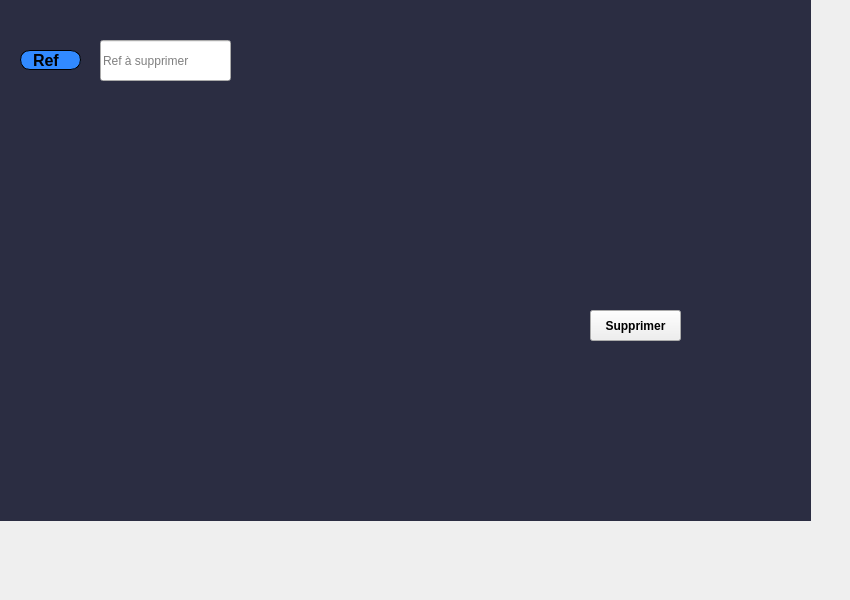
     <widget class="QWidget" name="tab_7">
      <attribute name="title">
       <string>Supprimer</string>
      </attribute>
      <widget class="QLabel" name="label_28">
       <property name="geometry">
        <rect>
         <x>-30</x>
         <y>-70</y>
         <width>841</width>
         <height>591</height>
        </rect>
       </property>
       <property name="styleSheet">
        <string notr="true">background-color: rgb(43, 45, 66);</string>
       </property>
       <property name="text">
        <string/>
       </property>
       <property name="pixmap">
        <pixmap resource="ressources.qrc">:/images/img/imf.jpg</pixmap>
       </property>
      </widget>
      <widget class="QLabel" name="label_29">
       <property name="geometry">
        <rect>
         <x>20</x>
         <y>50</y>
         <width>61</width>
         <height>20</height>
        </rect>
       </property>
       <property name="font">
        <font>
         <family>Arial</family>
         <pointsize>12</pointsize>
         <weight>75</weight>
         <italic>false</italic>
         <bold>true</bold>
        </font>
       </property>
       <property name="styleSheet">
        <string notr="true">border: 1px solid black;
border-radius: 10px;
padding: 0 8px;
background: #318aff;
font: bold, &quot;Arial&quot;;;
text-align:center;</string>
       </property>
       <property name="text">
        <string>Ref</string>
       </property>
      </widget>
      <widget class="QPushButton" name="pushButton_supprimer">
       <property name="geometry">
        <rect>
         <x>590</x>
         <y>310</y>
         <width>91</width>
         <height>31</height>
        </rect>
       </property>
       <property name="font">
        <font>
         <family>Arial</family>
         <pointsize>9</pointsize>
         <weight>75</weight>
         <italic>false</italic>
         <bold>true</bold>
        </font>
       </property>
       <property name="styleSheet">
        <string notr="true">#pushButton_supprimer{
font: bold, &quot;Arial&quot;;;     background-color: qlineargradient(x1: 0, y1: 0, x2: 0, y2: 1,
                                       stop: 0 #dadbde, stop: 1 #f6f7fa);
}
#pushButton_supprimer:pressed {
font: bold, &quot;Arial&quot;;;     background-color: qlineargradient(x1: 0, y1: 0, x2: 0, y2: 1,
                                       stop: 0 #dadbde, stop: 1 #fff07b);}</string>
       </property>
       <property name="text">
        <string>Supprimer</string>
       </property>
       <property name="icon">
        <iconset resource="ressources.qrc">
         <normaloff>:/images/img/PP.png</normaloff>:/images/img/PP.png</iconset>
       </property>
      </widget>
      <widget class="QLineEdit" name="lineEdit_supprimer">
       <property name="geometry">
        <rect>
         <x>100</x>
         <y>40</y>
         <width>131</width>
         <height>41</height>
        </rect>
       </property>
       <property name="styleSheet">
        <string notr="true"/>
       </property>
       <property name="placeholderText">
        <string>Ref à supprimer</string>
       </property>
      </widget>
     </widget>
